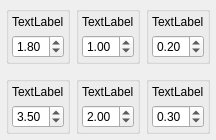
              <widget class="QWidget" name="Ghorbani_model_settings">
               <layout class="QVBoxLayout" name="verticalLayout_39">
                <property name="leftMargin">
                 <number>3</number>
                </property>
                <property name="topMargin">
                 <number>3</number>
                </property>
                <property name="rightMargin">
                 <number>3</number>
                </property>
                <property name="bottomMargin">
                 <number>3</number>
                </property>
                <item>
                 <layout class="QHBoxLayout" name="horizontalLayout_3">
                  <property name="leftMargin">
                   <number>3</number>
                  </property>
                  <property name="topMargin">
                   <number>3</number>
                  </property>
                  <property name="rightMargin">
                   <number>3</number>
                  </property>
                  <property name="bottomMargin">
                   <number>3</number>
                  </property>
                  <item>
                   <widget class="QGroupBox" name="GhorbaniCoef1_groupBox">
                    <property name="title">
                     <string/>
                    </property>
                    <layout class="QVBoxLayout" name="verticalLayout_42">
                     <property name="leftMargin">
                      <number>3</number>
                     </property>
                     <property name="topMargin">
                      <number>3</number>
                     </property>
                     <property name="rightMargin">
                      <number>3</number>
                     </property>
                     <property name="bottomMargin">
                      <number>3</number>
                     </property>
                     <item>
                      <widget class="QLabel" name="GhorbaniCoef1_label">
                       <property name="sizePolicy">
                        <sizepolicy hsizetype="Preferred" vsizetype="Fixed">
                         <horstretch>0</horstretch>
                         <verstretch>0</verstretch>
                        </sizepolicy>
                       </property>
                       <property name="text">
                        <string>TextLabel</string>
                       </property>
                      </widget>
                     </item>
                     <item>
                      <widget class="QDoubleSpinBox" name="GhorbaniCoef1_doubleSpinBox">
                       <property name="maximum">
                        <double>5.000000000000000</double>
                       </property>
                       <property name="singleStep">
                        <double>0.100000000000000</double>
                       </property>
                       <property name="value">
                        <double>1.800000000000000</double>
                       </property>
                      </widget>
                     </item>
                    </layout>
                   </widget>
                  </item>
                  <item>
                   <widget class="QGroupBox" name="GhorbaniCoef2_groupBox">
                    <property name="title">
                     <string/>
                    </property>
                    <layout class="QVBoxLayout" name="verticalLayout_46">
                     <property name="leftMargin">
                      <number>3</number>
                     </property>
                     <property name="topMargin">
                      <number>3</number>
                     </property>
                     <property name="rightMargin">
                      <number>3</number>
                     </property>
                     <property name="bottomMargin">
                      <number>3</number>
                     </property>
                     <item>
                      <widget class="QLabel" name="GhorbaniCoef2_label">
                       <property name="sizePolicy">
                        <sizepolicy hsizetype="Preferred" vsizetype="Fixed">
                         <horstretch>0</horstretch>
                         <verstretch>0</verstretch>
                        </sizepolicy>
                       </property>
                       <property name="text">
                        <string>TextLabel</string>
                       </property>
                      </widget>
                     </item>
                     <item>
                      <widget class="QDoubleSpinBox" name="GhorbaniCoef2_doubleSpinBox">
                       <property name="maximum">
                        <double>5.000000000000000</double>
                       </property>
                       <property name="singleStep">
                        <double>0.100000000000000</double>
                       </property>
                       <property name="value">
                        <double>1.000000000000000</double>
                       </property>
                      </widget>
                     </item>
                    </layout>
                   </widget>
                  </item>
                  <item>
                   <widget class="QGroupBox" name="GhorbaniCoef3_groupBox">
                    <property name="title">
                     <string/>
                    </property>
                    <layout class="QVBoxLayout" name="verticalLayout_47">
                     <property name="leftMargin">
                      <number>3</number>
                     </property>
                     <property name="topMargin">
                      <number>3</number>
                     </property>
                     <property name="rightMargin">
                      <number>3</number>
                     </property>
                     <property name="bottomMargin">
                      <number>3</number>
                     </property>
                     <item>
                      <widget class="QLabel" name="GhorbaniCoef3_label">
                       <property name="sizePolicy">
                        <sizepolicy hsizetype="Preferred" vsizetype="Fixed">
                         <horstretch>0</horstretch>
                         <verstretch>0</verstretch>
                        </sizepolicy>
                       </property>
                       <property name="text">
                        <string>TextLabel</string>
                       </property>
                      </widget>
                     </item>
                     <item>
                      <widget class="QDoubleSpinBox" name="GhorbaniCoef3_doubleSpinBox">
                       <property name="maximum">
                        <double>5.000000000000000</double>
                       </property>
                       <property name="singleStep">
                        <double>0.100000000000000</double>
                       </property>
                       <property name="value">
                        <double>0.200000000000000</double>
                       </property>
                      </widget>
                     </item>
                    </layout>
                   </widget>
                  </item>
                 </layout>
                </item>
                <item>
                 <layout class="QHBoxLayout" name="horizontalLayout_4">
                  <property name="leftMargin">
                   <number>3</number>
                  </property>
                  <property name="topMargin">
                   <number>3</number>
                  </property>
                  <property name="rightMargin">
                   <number>3</number>
                  </property>
                  <property name="bottomMargin">
                   <number>3</number>
                  </property>
                  <item>
                   <widget class="QGroupBox" name="GhorbaniCoef4_groupBox">
                    <property name="title">
                     <string/>
                    </property>
                    <layout class="QVBoxLayout" name="verticalLayout_45">
                     <property name="leftMargin">
                      <number>3</number>
                     </property>
                     <property name="topMargin">
                      <number>3</number>
                     </property>
                     <property name="rightMargin">
                      <number>3</number>
                     </property>
                     <property name="bottomMargin">
                      <number>3</number>
                     </property>
                     <item>
                      <widget class="QLabel" name="GhorbaniCoef4_label">
                       <property name="sizePolicy">
                        <sizepolicy hsizetype="Preferred" vsizetype="Fixed">
                         <horstretch>0</horstretch>
                         <verstretch>0</verstretch>
                        </sizepolicy>
                       </property>
                       <property name="text">
                        <string>TextLabel</string>
                       </property>
                      </widget>
                     </item>
                     <item>
                      <widget class="QDoubleSpinBox" name="GhorbaniCoef4_doubleSpinBox">
                       <property name="maximum">
                        <double>5.000000000000000</double>
                       </property>
                       <property name="singleStep">
                        <double>0.100000000000000</double>
                       </property>
                       <property name="value">
                        <double>3.500000000000000</double>
                       </property>
                      </widget>
                     </item>
                    </layout>
                   </widget>
                  </item>
                  <item>
                   <widget class="QGroupBox" name="GhorbaniCoef5_groupBox">
                    <property name="title">
                     <string/>
                    </property>
                    <layout class="QVBoxLayout" name="verticalLayout_44">
                     <property name="leftMargin">
                      <number>3</number>
                     </property>
                     <property name="topMargin">
                      <number>3</number>
                     </property>
                     <property name="rightMargin">
                      <number>3</number>
                     </property>
                     <property name="bottomMargin">
                      <number>3</number>
                     </property>
                     <item>
                      <widget class="QLabel" name="GhorbaniCoef5_label">
                       <property name="sizePolicy">
                        <sizepolicy hsizetype="Preferred" vsizetype="Fixed">
                         <horstretch>0</horstretch>
                         <verstretch>0</verstretch>
                        </sizepolicy>
                       </property>
                       <property name="text">
                        <string>TextLabel</string>
                       </property>
                      </widget>
                     </item>
                     <item>
                      <widget class="QDoubleSpinBox" name="GhorbaniCoef5_doubleSpinBox">
                       <property name="maximum">
                        <double>5.000000000000000</double>
                       </property>
                       <property name="singleStep">
                        <double>0.100000000000000</double>
                       </property>
                       <property name="value">
                        <double>2.000000000000000</double>
                       </property>
                      </widget>
                     </item>
                    </layout>
                   </widget>
                  </item>
                  <item>
                   <widget class="QGroupBox" name="GhorbaniCoef6_groupBox">
                    <property name="title">
                     <string/>
                    </property>
                    <layout class="QVBoxLayout" name="verticalLayout_43">
                     <property name="leftMargin">
                      <number>3</number>
                     </property>
                     <property name="topMargin">
                      <number>3</number>
                     </property>
                     <property name="rightMargin">
                      <number>3</number>
                     </property>
                     <property name="bottomMargin">
                      <number>3</number>
                     </property>
                     <item>
                      <widget class="QLabel" name="GhorbaniCoef6_label">
                       <property name="sizePolicy">
                        <sizepolicy hsizetype="Preferred" vsizetype="Fixed">
                         <horstretch>0</horstretch>
                         <verstretch>0</verstretch>
                        </sizepolicy>
                       </property>
                       <property name="text">
                        <string>TextLabel</string>
                       </property>
                      </widget>
                     </item>
                     <item>
                      <widget class="QDoubleSpinBox" name="GhorbaniCoef6_doubleSpinBox">
                       <property name="maximum">
                        <double>5.000000000000000</double>
                       </property>
                       <property name="singleStep">
                        <double>0.100000000000000</double>
                       </property>
                       <property name="value">
                        <double>0.300000000000000</double>
                       </property>
                      </widget>
                     </item>
                    </layout>
                   </widget>
                  </item>
                 </layout>
                </item>
               </layout>
              </widget>
